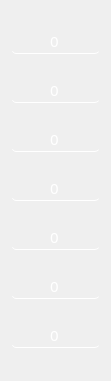
     <widget class="QWidget" name="layoutWidget">
      <property name="geometry">
       <rect>
        <x>940</x>
        <y>0</y>
        <width>111</width>
        <height>381</height>
       </rect>
      </property>
      <layout class="QVBoxLayout" name="verticalLayout_5">
       <item>
        <widget class="QLineEdit" name="norv">
         <property name="font">
          <font>
           <family>Mongolian Baiti</family>
           <pointsize>11</pointsize>
          </font>
         </property>
         <property name="styleSheet">
          <string notr="true">color: rgb(255, 255, 255);
border-radius:5px;
background-color:transparent;
border-bottom:1px solid rgb(255, 255, 255);</string>
         </property>
         <property name="text">
          <string>0</string>
         </property>
         <property name="alignment">
          <set>Qt::AlignCenter</set>
         </property>
         <property name="readOnly">
          <bool>true</bool>
         </property>
         <property name="placeholderText">
          <string>Qté.</string>
         </property>
        </widget>
       </item>
       <item>
        <widget class="QLineEdit" name="riyal">
         <property name="font">
          <font>
           <family>Mongolian Baiti</family>
           <pointsize>11</pointsize>
          </font>
         </property>
         <property name="styleSheet">
          <string notr="true">color: rgb(255, 255, 255);
border-radius:5px;
background-color:transparent;
border-bottom:1px solid rgb(255, 255, 255);</string>
         </property>
         <property name="text">
          <string>0</string>
         </property>
         <property name="alignment">
          <set>Qt::AlignCenter</set>
         </property>
         <property name="readOnly">
          <bool>true</bool>
         </property>
         <property name="placeholderText">
          <string>Qté.</string>
         </property>
        </widget>
       </item>
       <item>
        <widget class="QLineEdit" name="dinar">
         <property name="font">
          <font>
           <family>Mongolian Baiti</family>
           <pointsize>11</pointsize>
          </font>
         </property>
         <property name="styleSheet">
          <string notr="true">color: rgb(255, 255, 255);
border-radius:5px;
background-color:transparent;
border-bottom:1px solid rgb(255, 255, 255);</string>
         </property>
         <property name="text">
          <string>0</string>
         </property>
         <property name="alignment">
          <set>Qt::AlignCenter</set>
         </property>
         <property name="readOnly">
          <bool>true</bool>
         </property>
         <property name="placeholderText">
          <string>Qté.</string>
         </property>
        </widget>
       </item>
       <item>
        <widget class="QLineEdit" name="eru">
         <property name="font">
          <font>
           <family>Mongolian Baiti</family>
           <pointsize>11</pointsize>
          </font>
         </property>
         <property name="styleSheet">
          <string notr="true">color: rgb(255, 255, 255);
border-radius:5px;
background-color:transparent;
border-bottom:1px solid rgb(255, 255, 255);</string>
         </property>
         <property name="text">
          <string>0</string>
         </property>
         <property name="alignment">
          <set>Qt::AlignCenter</set>
         </property>
         <property name="readOnly">
          <bool>true</bool>
         </property>
         <property name="placeholderText">
          <string>Qté.</string>
         </property>
        </widget>
       </item>
       <item>
        <widget class="QLineEdit" name="qatar">
         <property name="font">
          <font>
           <family>Mongolian Baiti</family>
           <pointsize>11</pointsize>
          </font>
         </property>
         <property name="styleSheet">
          <string notr="true">color: rgb(255, 255, 255);
border-radius:5px;
background-color:transparent;
border-bottom:1px solid rgb(255, 255, 255);</string>
         </property>
         <property name="text">
          <string>0</string>
         </property>
         <property name="alignment">
          <set>Qt::AlignCenter</set>
         </property>
         <property name="readOnly">
          <bool>true</bool>
         </property>
         <property name="placeholderText">
          <string>Qté.</string>
         </property>
        </widget>
       </item>
       <item>
        <widget class="QLineEdit" name="bahr">
         <property name="font">
          <font>
           <family>Mongolian Baiti</family>
           <pointsize>11</pointsize>
          </font>
         </property>
         <property name="styleSheet">
          <string notr="true">color: rgb(255, 255, 255);
border-radius:5px;
background-color:transparent;
border-bottom:1px solid rgb(255, 255, 255);</string>
         </property>
         <property name="text">
          <string>0</string>
         </property>
         <property name="alignment">
          <set>Qt::AlignCenter</set>
         </property>
         <property name="readOnly">
          <bool>true</bool>
         </property>
         <property name="placeholderText">
          <string>Qté.</string>
         </property>
        </widget>
       </item>
       <item>
        <widget class="QLineEdit" name="yens">
         <property name="font">
          <font>
           <family>Mongolian Baiti</family>
           <pointsize>11</pointsize>
          </font>
         </property>
         <property name="styleSheet">
          <string notr="true">color: rgb(255, 255, 255);
border-radius:5px;
background-color:transparent;
border-bottom:1px solid rgb(255, 255, 255);</string>
         </property>
         <property name="text">
          <string>0</string>
         </property>
         <property name="alignment">
          <set>Qt::AlignCenter</set>
         </property>
         <property name="readOnly">
          <bool>true</bool>
         </property>
         <property name="placeholderText">
          <string>Qté.</string>
         </property>
        </widget>
       </item>
      </layout>
     </widget>
